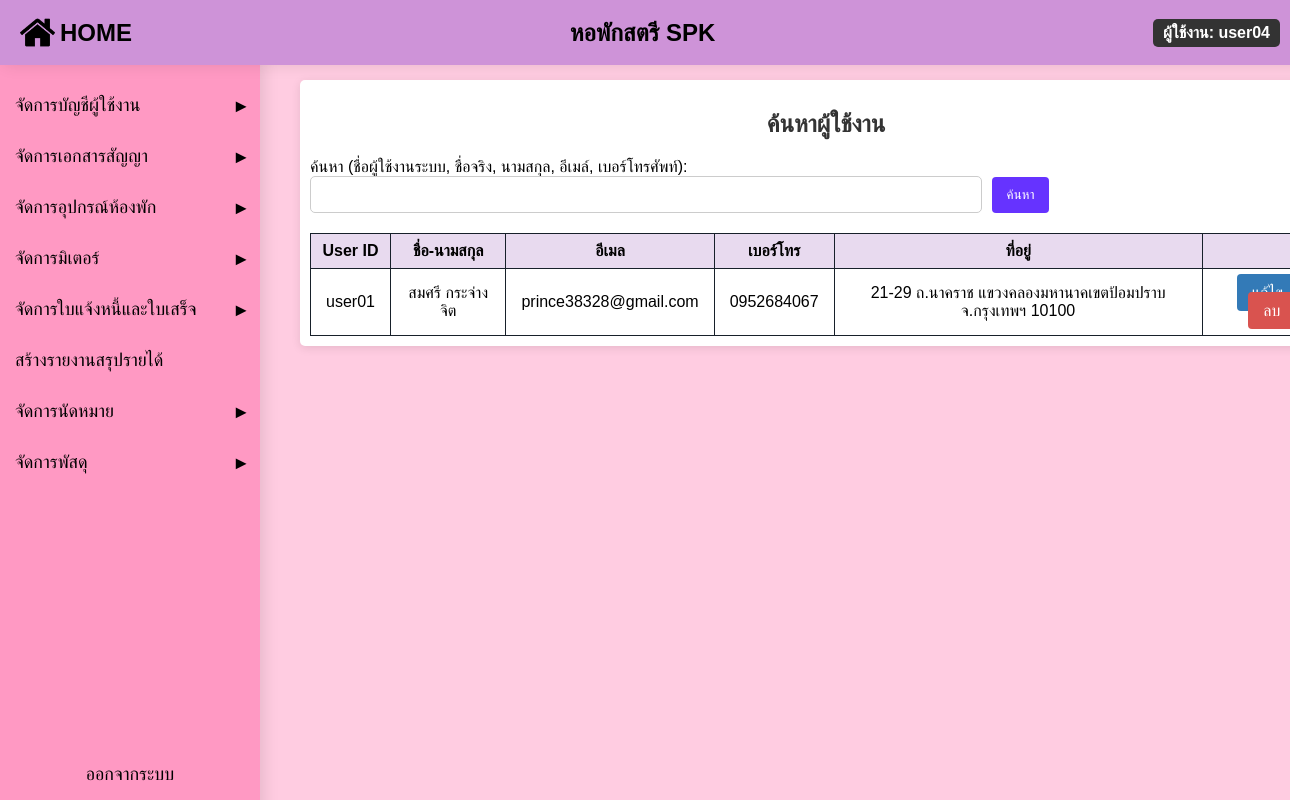
The page /search_admin.php?user_id=user01 (signed in) on the database its author committed.
### tables this page shows
CREATE TABLE `user` (
  `user_id` varchar(11) NOT NULL,
  `first_name` varchar(50) NOT NULL,
  `last_name` varchar(50) NOT NULL,
  `password` varchar(16) NOT NULL,
  `email` varchar(40) NOT NULL,
  `phone` varchar(10) NOT NULL,
  `user_address` text NOT NULL
);

### search_admin.php (the view, shortened to what this page needs)
<?php
include('condb.php');
$search_term = '';
$user_id = '';
if (isset($_GET['user_id'])) {
    $user_id = $_GET['user_id'];
} elseif (isset($_POST['user_id'])) {
    $user_id = $_POST['user_id'];
}
$users = [];
if (!empty($search_term) || !empty($user_id)) {
    $sql = "SELECT user_id, CONCAT(first_name, ' ', last_name) AS full_name, email, phone, user_address FROM user WHERE (user_id LIKE ? OR first_name LIKE ? OR last_name LIKE ? OR email LIKE ? OR phone LIKE ?)";
    if (!empty($user_id)) {
        $sql = "SELECT user_id, CONCAT(first_name, ' ', last_name) AS full_name, email, phone, user_address FROM user WHERE user_id = ?";
    }
    if ($stmt = $conn->prepare($sql)) {
        if (!empty($user_id)) {
            $stmt->bind_param("s", $user_id);
        } else {
            $like_term = "%$search_term%";
            $stmt->bind_param("sssss", $like_term, $like_term, $like_term, $like_term, $like_term);
        }
        $stmt->execute();
        $result = $stmt->get_result();
        $users = $result->fetch_all(MYSQLI_ASSOC);
    }
}
?>
<!DOCTYPE html>
<html lang="th">
<head>
</head>
<body>
    <?php include('admin_sidebar.php'); ?>
    <div class="container">
        <h2>ค้นหาผู้ใช้งาน</h2>
        <form method="post" action="search_admin.php">
            <label for="search_term">ค้นหา (ชื่อผู้ใช้งานระบบ, ชื่อจริง, นามสกุล, อีเมล์, เบอร์โทรศัพท์):</label>
            <input type="text" name="search_term" id="search_term" required value="<?php echo htmlspecialchars($search_term); ?>">
            <button type="submit">ค้นหา</button>
        </form>
        <?php if (!empty($users)): ?>
            <table>
                <tr>
                    <th>User ID</th>
                    <th>ชื่อ-นามสกุล</th>
                    <th>อีเมล</th>
                    <th>เบอร์โทร</th>
                    <th>ที่อยู่</th>
                    <th></th>
                </tr>
                <?php foreach ($users as $user): ?>
                <tr>
                    <td><?php echo $user['user_id']; ?></td>
                    <td><?php echo $user['full_name']; ?></td>
                    <td><?php echo $user['email']; ?></td>
                    <td><?php echo $user['phone']; ?></td>
                    <td><?php echo $user['user_address']; ?></td>
                    <td>
                        <a href="edit_admin.php?user_id=<?php echo $user['user_id']; ?>&user_type=user" class="btn edit-btn">แก้ไข</a> &nbsp;
                        <a href="search_admin.php?delete_id=<?php echo $user['user_id']; ?>&search_term=<?php echo urlencode($search_term); ?>"
                        onclick="return confirm('คุณแน่ใจว่าต้องการลบผู้ใช้นี้?');"
                        class="delete-btn">ลบ</a>
                    </td>
                </tr>
                <?php endforeach; ?>
            </table>
        <?php elseif ($_SERVER["REQUEST_METHOD"] == "POST"): ?>
            <p>ไม่พบผลลัพธ์ที่ตรงกับการค้นหา</p>
        <?php endif; ?>
    </div>
</body>
</html>

### search_admin.php (style rules this page uses)
body { font-family: Arial, sans-serif; }
.container { width: 80%; max-width: 1500px; margin: 80px; margin-left: 300px; background: #fff; padding: 10px; border-radius: 5px; box-shadow: 0 2px 10px rgba(0, 0, 0, 0.1); }
table { width: 100%; border-collapse: collapse; margin-top: 20px; }
table, th, td { border: 1px solid #17202a; height: fit-content; }
th, td { padding: 8px; text-align: center; }
th { background-color: #e8daef; }
td { padding: 15px; }
tr:nth-child(even) { background-color: #ffffff; }
tr:nth-child(odd) { background-color: #f5eef8; }
h2 { text-align: center; color: #333; }
input[type="text"] { flex-grow: 1; padding: 10px; border: 1px solid #ccc; border-radius: 5px; width: 63%; margin-right: 5px; }
button { background-color: #6633FF; color: white; padding: 10px 15px; border: none; border-radius: 4px; cursor: pointer; }
.delete-btn { background-color: #d9534f; color: white; padding: 10px 15px; border-radius: 4px; cursor: pointer; text-decoration: none; }
.edit-btn { background-color: #337ab7; color: white; padding: 10px 15px; border-radius: 4px; cursor: pointer; text-decoration: none; }

### admin_sidebar.php (style rules this page uses)
body { margin: 0; font-family: Arial, sans-serif; background-color: #ffcce1; }

### rows shown on the page
user: user_id "user01", full_name "สมศรี กระจ่างจิต", email "prince38328@gmail.com", phone "0952684067", user_address "21-29 ถ.นาคราช แขวงคลองมหานาคเขตป้อมปราบ จ.กรุงเทพฯ 10100"

### other values the page prints
$_SESSION['username'] "user04"
